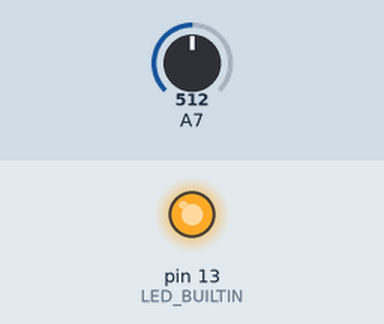
Simulated run of this sketch. Board: Arduino Nano, built with avr-gcc and run on an emulated ATmega328P. On the bench: output pins drawn as LEDs (lit = HIGH). Inputs (shaded band) come from the test bench; at power-on: A7 = 512. What the sketch prints to the serial monitor is not drawn.

Above: at 0.1 s.
Timing chart, 0 to 1.6 s (numbered marks = the images above):
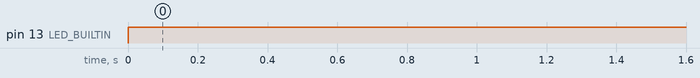

The sketch:

flexDemo.ino
```cpp
const byte howMany = 100;
int readings[howMany];
int readIndex = 0;
int total = 0;
int serialCount = 0;
int sensorValue = 0;

void setup() {
  Serial.begin(9600);
  pinMode(LED_BUILTIN , OUTPUT);
}

void loop() {
  total -= readings[readIndex];
  readings[readIndex] = analogRead(A7);
  total += readings[readIndex];
  readIndex++;
  if(readIndex>=howMany){
    readIndex = 0;
  }
  sensorValue = total/howMany;

  Serial.println(sensorValue);

  if (sensorValue<900) {
    digitalWrite(LED_BUILTIN, HIGH);
  }else{
    digitalWrite(LED_BUILTIN, LOW);
  }
}
```

Measured:
- by itself, pin 13 (LED_BUILTIN): LOW → HIGH at 0.00 s
